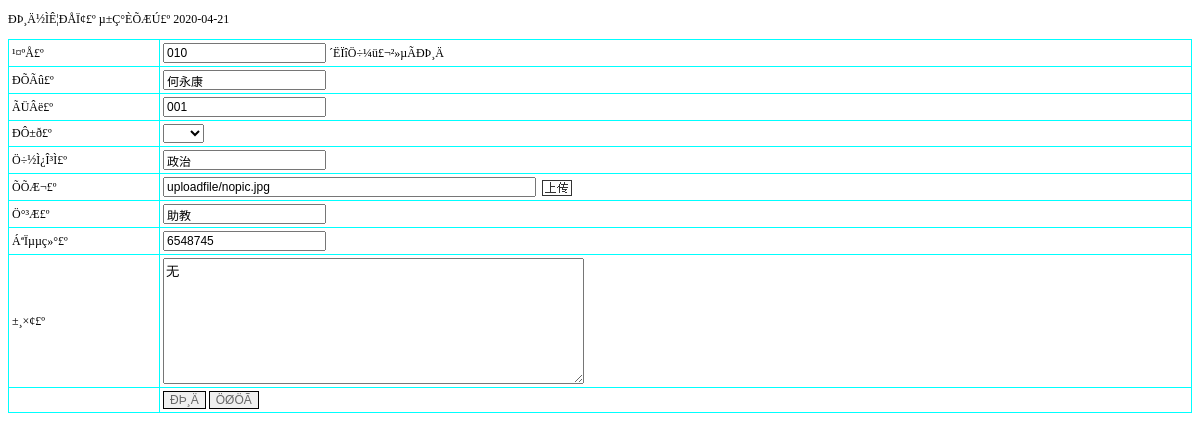
Page /jiaoshixinxi_updt.php?id=3 on the committed database.
### tables this page shows
CREATE TABLE `jiaoshixinxi` (
  `id` int(11) NOT NULL AUTO_INCREMENT,
  `gonghao` varchar(50) DEFAULT NULL,
  `xingming` varchar(50) DEFAULT NULL,
  `mima` varchar(50) DEFAULT NULL,
  `xingbie` varchar(50) DEFAULT NULL,
  `zhujiaokecheng` varchar(50) DEFAULT NULL,
  `zhaopian` varchar(50) DEFAULT NULL,
  `zhicheng` varchar(50) DEFAULT NULL,
  `lianxidianhua` varchar(50) DEFAULT NULL,
  `beizhu` varchar(500) DEFAULT NULL,
  `addtime` timestamp NOT NULL DEFAULT CURRENT_TIMESTAMP,
  PRIMARY KEY (`id`)
);

### jiaoshixinxi_updt.php (the view, shortened to what this page needs)
<?php
$id=$_GET["id"];
$ndate =date("Y-m-d");
?>
<!DOCTYPE html PUBLIC "-//W3C//DTD XHTML 1.0 Transitional//EN" "http://www.w3.org/TR/xhtml1/DTD/xhtml1-transitional.dtd">
<html xmlns="http://www.w3.org/1999/xhtml">
<head>
<link rel="stylesheet" href="css.css" type="text/css">
</head>
<body>
<p>ÐÞ¸Ä½ÌÊ¦ÐÅÏ¢£º µ±Ç°ÈÕÆÚ£º <?php echo $ndate; ?></p>
<?php
$sql="select * from jiaoshixinxi where id=".$id;
$query=mysql_query($sql);
$rowscount=mysql_num_rows($query);
if($rowscount>0)
{
?>
<form id="form1" name="form1" method="post" action="">
<table width="100%" border="1" align="center" cellpadding="3" cellspacing="1" bordercolor="#00FFFF" style="border-collapse:collapse">
      <tr><td>¹¤ºÅ£º</td><td><input name='gonghao' type='text' id='gonghao' value='<?php echo mysql_result($query,0,gonghao);?>' readonly='readonly' /> ´ËÏîÖ÷¼ü£¬²»µÃÐÞ¸Ä</td></tr>
      <tr><td>ÐÕÃû£º</td><td><input name='xingming' type='text' id='xingming' value='<?php echo mysql_result($query,0,xingming);?>' /></td></tr>
      <tr><td>ÃÜÂë£º</td><td><input name='mima' type='text' id='mima' value='<?php echo mysql_result($query,0,mima);?>' /></td></tr>
      <tr><td>ÐÔ±ð£º</td><td><select name='xingbie' id='xingbie'></select></td></tr>
      <tr><td>Ö÷½Ì¿Î³Ì£º</td><td><input name='zhujiaokecheng' type='text' id='zhujiaokecheng' value='<?php echo mysql_result($query,0,zhujiaokecheng);?>' /></td></tr>
      <tr><td>ÕÕÆ¬£º</td><td><input name='zhaopian' type='text' id='zhaopian' size='50'  value='<?php echo mysql_result($query,0,zhaopian);?>' /> &nbsp;<a href="javaScript:OpenScript('upfile.php?Result=zhaopian',460,180)"><img src="Images/Upload.gif" width="30" height="16" border="0" align="absmiddle" /></a></td></tr>
      <tr><td>Ö°³Æ£º</td><td><input name='zhicheng' type='text' id='zhicheng' value='<?php echo mysql_result($query,0,zhicheng);?>' /></td></tr>
      <tr><td>ÁªÏµµç»°£º</td><td><input name='lianxidianhua' type='text' id='lianxidianhua' value='<?php echo mysql_result($query,0,lianxidianhua);?>' /></td></tr>
      <tr><td>±¸×¢£º</td><td><textarea name='beizhu' cols='50' rows='8' id='beizhu'><?php echo mysql_result($query,0,beizhu);?></textarea></td></tr>
    <tr>
      <td>&nbsp;</td>
      <td><input name="addnew" type="hidden" id="addnew" value="1" />
      <input type="submit" name="Submit" value="ÐÞ¸Ä" style='border:solid 1px #000000; color:#666666' />
      <input type="reset" name="Submit2" value="ÖØÖÃ" style='border:solid 1px #000000; color:#666666' /></td>
    </tr>
  </table>
</form>
<?php
	}
?>
<p>&nbsp;</p>
</body>
</html>

### css.css (style rules this page uses)
BODY { FONT-SIZE: 12px }
P { FONT-SIZE: 12px }
TD { FONT-SIZE: 12px }
INPUT { FONT-SIZE: 12px }
A:link { FONT-SIZE: 12px; COLOR: #000000; TEXT-DECORATION: none }

### rows in the picture
jiaoshixinxi: gonghao "010", xingming "何永康", mima "001", zhujiaokecheng "政治", zhaopian "uploadfile/nopic.jpg", zhicheng "助教", lianxidianhua "6548745", beizhu "无"
